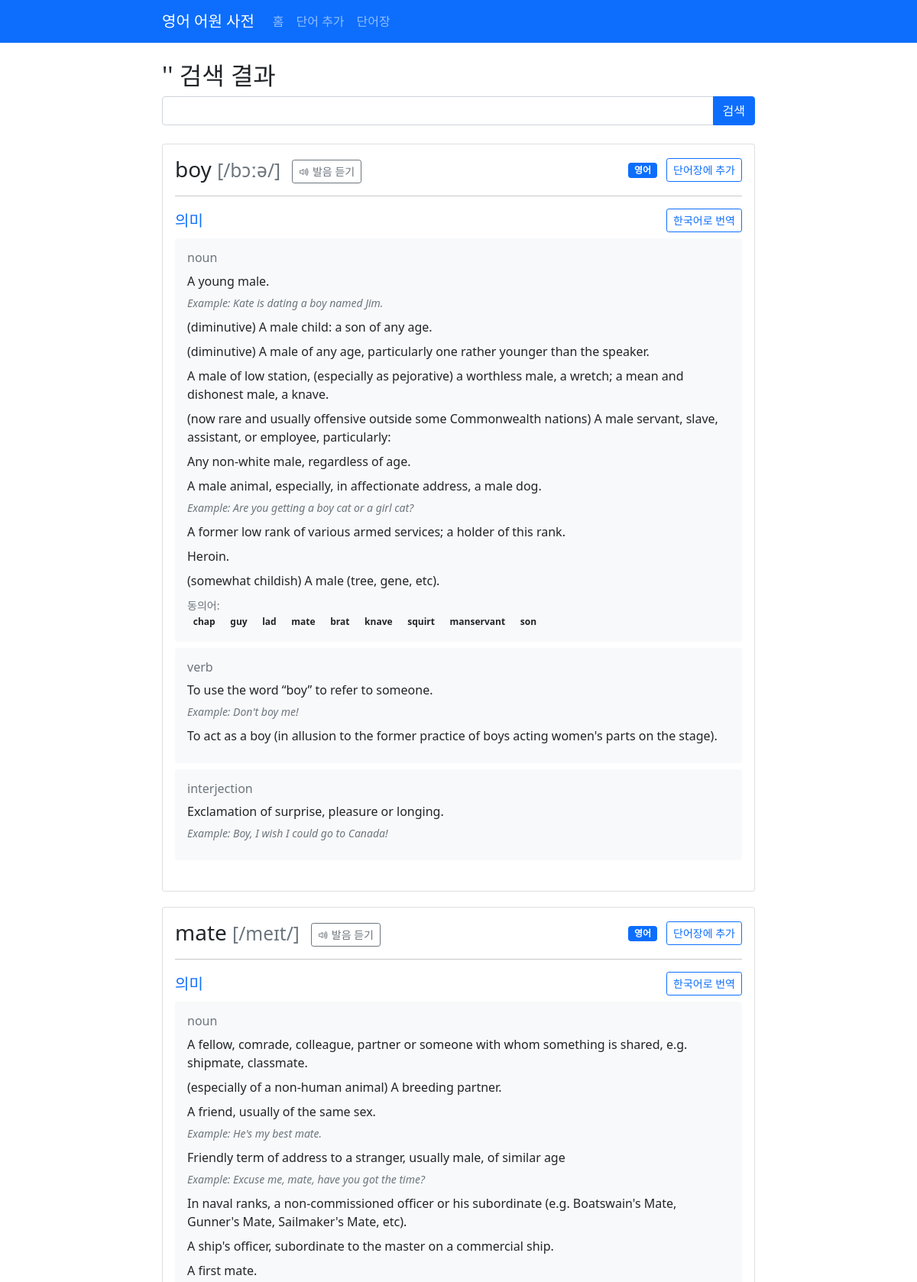
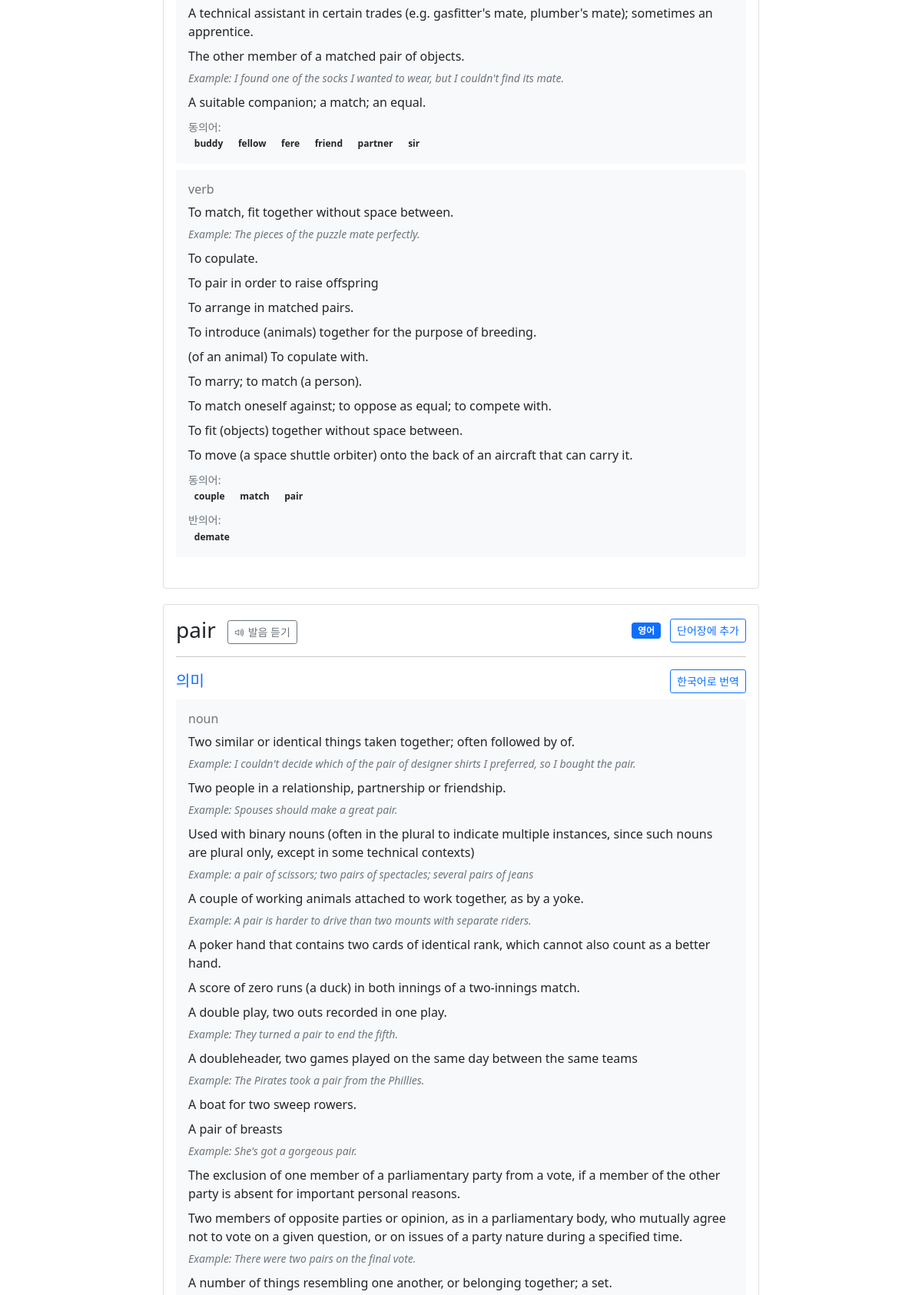
Screenshot of /search (upper part) with the database file from the repository (2 pictures, top to bottom).
### web-app/app.py (models this page shows)
class Word(db.Model):
    id = db.Column(db.Integer, primary_key=True)
    word = db.Column(db.String(100), nullable=False)
    phonetic = db.Column(db.String(100))
    audio_url = db.Column(db.String(500))
    raw_data = db.Column(db.Text)  # API 응답 전체를 JSON으로 저장

### web-app/app.py (the view, shortened to what this page needs)
@app.route('/search')
def search():
    query = request.args.get('q', '')
    words = Word.query.filter(Word.word.like(f'%{query}%')).all()
    return render_template('search.html', words=words, query=query)

### web-app/app.py (called while the page is built)
@app.template_filter('parse_json')
def parse_json(value):
    return json.loads(value) if value else []

### web-app/templates/search.html (shortened to what this page needs)
{% extends "base.html" %}
{% block content %}
<div class="mb-4">
    <h2>'{{ query }}' 검색 결과</h2>
    <form action="/search" method="get" class="mb-4">
        <div class="input-group">
            <input type="text" name="q" class="form-control" value="{{ query }}" required>
            <button type="submit" class="btn btn-primary">검색</button>
        </div>
    </form>
</div>
{% if words %}
    {% for word in words %}
    {% set data = word.raw_data|parse_json %}
    <div class="card word-card">
        <div class="card-body">
            <div class="d-flex justify-content-between align-items-center">
                <h3 class="card-title mb-0">
                    {{ word.word }}
                    {% if word.phonetic %}
                    <small class="text-muted">[{{ word.phonetic }}]</small>
                    {% endif %}
                    {% if word.audio_url %}
                    <button class="btn btn-sm btn-outline-secondary ms-2" onclick="playAudio('{{ word.audio_url }}')">
                        <i class="bi bi-volume-up"></i> 발음 듣기
                    </button>
                    {% endif %}
                </h3>
                <div>
                    <span class="badge bg-primary me-2">영어</span>
                    <button class="btn btn-outline-primary btn-sm add-to-vocab"
                            data-word-id="{{ word.id }}"
                            onclick="addToVocabulary('{{ word.id }}')">
                        단어장에 추가
                    </button>
                </div>
            </div>
            <hr>
            {% if data.meanings %}
            <div class="mb-4">
                <h5 class="text-primary d-flex justify-content-between align-items-center">
                    <span>의미</span>
                    <button class="btn btn-sm btn-outline-primary" onclick="translateSection('meanings-{{ word.id }}')">
                        한국어로 번역
                    </button>
                </h5>
                <div id="meanings-{{ word.id }}">
                    {% for meaning in data.meanings %}
                    <div class="bg-light p-3 rounded mb-2">
                        <h6 class="text-muted">{{ meaning.partOfSpeech }}</h6>
                        {% for definition in meaning.definitions %}
                        <div class="mb-2">
                            <p class="mb-1">{{ definition.definition }}</p>
                            {% if definition.example %}
                            <p class="mb-0 text-muted fst-italic">
                                <small>Example: {{ definition.example }}</small>
                            </p>
                            {% endif %}
                        </div>
                        {% endfor %}
                        {% if meaning.synonyms %}
                        <div class="mt-2">
                            <small class="text-muted">동의어:</small>
                            <div class="d-flex flex-wrap gap-1">
                                {% for synonym in meaning.synonyms %}
                                <a href="/search?q={{ synonym }}" class="badge bg-light text-dark text-decoration-none">
                                    {{ synonym }}
                                </a>
                                {% endfor %}
                            </div>
                        </div>
                        {% endif %}
                        {% if meaning.antonyms %}
                        <div class="mt-2">
                            <small class="text-muted">반의어:</small>
                            <div class="d-flex flex-wrap gap-1">
                                {% for antonym in meaning.antonyms %}
                                <a href="/search?q={{ antonym }}" class="badge bg-light text-dark text-decoration-none">
                                    {{ antonym }}
                                </a>
                                {% endfor %}
                            </div>
                        </div>
                        {% endif %}
                    </div>
                    {% endfor %}
                </div>
            </div>
            {% endif %}
        </div>
    </div>
    {% endfor %}
{% else %}
    <div class="alert alert-info">
        <h4 class="alert-heading">검색 결과가 없습니다</h4>
        <p class="mb-0">다른 단어를 검색해보세요. 예: happy, book, computer</p>
    </div>
{% endif %}
<link rel="stylesheet" href="https://cdn.jsdelivr.net/npm/bootstrap-icons@1.7.2/font/bootstrap-icons.css">
{% endblock %}

### web-app/templates/base.html (shortened to what this page needs)
<!DOCTYPE html>
<html lang="ko">
<head>
    <link href="https://cdn.jsdelivr.net/npm/bootstrap@5.1.3/dist/css/bootstrap.min.css" rel="stylesheet">
</head>
<body>
    <nav class="navbar navbar-expand-lg navbar-dark bg-primary mb-4">
        <div class="container">
            <a class="navbar-brand" href="/">영어 어원 사전</a>
            <div class="collapse navbar-collapse" id="navbarNav">
                <ul class="navbar-nav">
                    <li class="nav-item">
                        <a class="nav-link" href="/">홈</a>
                    </li>
                    <li class="nav-item">
                        <a class="nav-link" href="/add">단어 추가</a>
                    </li>
                    <li class="nav-item">
                        <a class="nav-link" href="/vocabulary">단어장</a>
                    </li>
                </ul>
            </div>
        </div>
    </nav>
    <div class="container">
        {% block content %}{% endblock %}
    </div>
</body>
</html>

### web-app/templates/base.html (style rules this page uses)
.container { max-width: 800px; }
.word-card { margin-bottom: 20px; }

### rows the page displays
Word: word "boy", phonetic "/bɔːə/", partOfSpeech "noun" "verb" "interjection", definition "A young male." "(diminutive) A male child: a son of any age." "(diminutive) A male of any age, particularly one rather younger than the speaker." "A male of low station, (especially as pejorative) a worthless male, a wretch; a mean and dishonest male, a knave." "(now rare and usually offensive outside some Commonwealth nations) A male servant, slave, assistant, or employee, particularly:" "Any non-white male, regardless of age." "A male animal, especially, in affectionate address, a male dog." "A former low rank of various armed services; a holder of this rank." "Heroin." "(somewhat childish) A male (tree, gene, etc)." "To use the word “boy” to refer to someone." "To act as a boy (in allusion to the former practice of boys acting women's parts on the stage)." "Exclamation of surprise, pleasure or longing.", example "Kate is dating a boy named Jim." "Are you getting a boy cat or a girl cat?" "Don't boy me!" "Boy, I wish I could go to Canada!", synonyms "chap" "guy" "lad" "mate" "brat" "knave" "squirt" "manservant" "son"
Word: word "mate", phonetic "/meɪt/", partOfSpeech "noun" "verb", definition "A fellow, comrade, colleague, partner or someone with whom something is shared, e.g. shipmate, classmate." "(especially of a non-human animal) A breeding partner." "A friend, usually of the same sex." "Friendly term of address to a stranger, usually male, of similar age" "In naval ranks, a non-commissioned officer or his subordinate (e.g. Boatswain's Mate, Gunner's Mate, Sailmaker's Mate, etc)." "A ship's officer, subordinate to the master on a commercial ship." "A first mate." "A technical assistant in certain trades (e.g. gasfitter's mate, plumber's mate); sometimes an apprentice." "The other member of a matched pair of objects." "A suitable companion; a match; an equal." "To match, fit together without space between." "To copulate." "To pair in order to raise offspring" "To arrange in matched pairs." "To introduce (animals) together for the purpose of breeding." "(of an animal) To copulate with." "To marry; to match (a person)." "To match oneself against; to oppose as equal; to compete with." "To fit (objects) together without space between." "To move (a space shuttle orbiter) onto the back of an aircraft that can carry it.", example "He's my best mate." "Excuse me, mate, have you got the time?" "I found one of the socks I wanted to wear, but I couldn't find its mate." "The pieces of the puzzle mate perfectly.", synonyms "buddy" "fellow" "fere" "friend" "partner" "sir" "couple" "match" "pair", antonyms "demate"
Word: word "pair", partOfSpeech "noun", definition "Two similar or identical things taken together; often followed by of." "Two people in a relationship, partnership or friendship." "Used with binary nouns (often in the plural to indicate multiple instances, since such nouns are plural only, except in some technical contexts)" "A couple of working animals attached to work together, as by a yoke." "A poker hand that contains two cards of identical rank, which cannot also count as a better hand." "A score of zero runs (a duck) in both innings of a two-innings match." "A double play, two outs recorded in one play." "A doubleheader, two games played on the same day between the same teams" "A boat for two sweep rowers." "A pair of breasts" "The exclusion of one member of a parliamentary party from a vote, if a member of the other party is absent for important personal reasons." "Two members of opposite parties or opinion, as in a parliamentary body, who mutually agree not to vote on a given question, or on issues of a party nature during a specified time." "A number of things resembling one another, or belonging together; a set.", example "I couldn't decide which of the pair of designer shirts I preferred, so I bought the pair." "Spouses should make a great pair." "a pair of scissors; two pairs of spectacles; several pairs of jeans" "A pair is harder to drive than two mounts with separate riders." "They turned a pair to end the fifth." "The Pirates took a pair from the Phillies." "She's got a gorgeous pair." "There were two pairs on the final vote."
